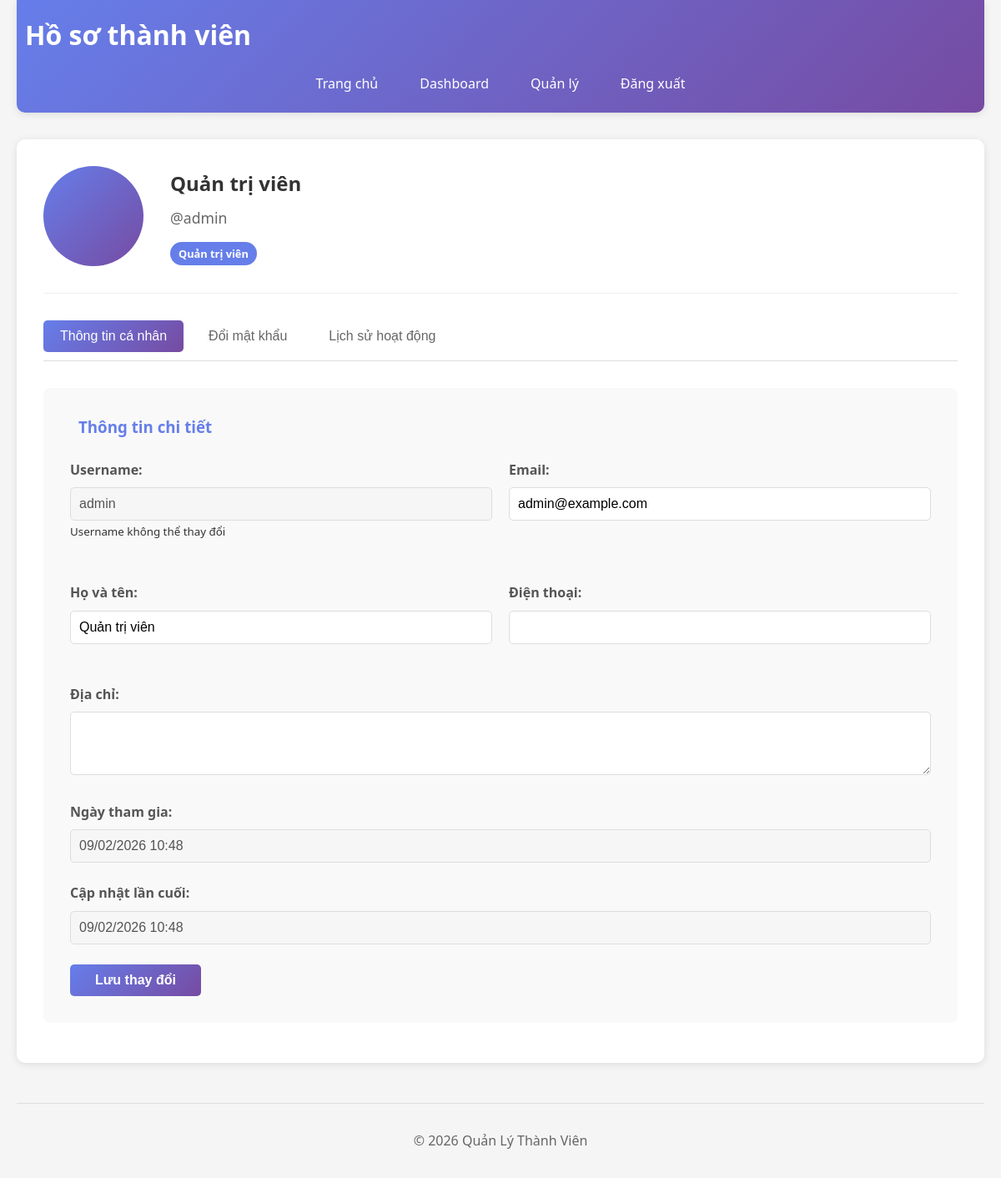
The page /profile.php (signed in) on the database its author committed.
### tables this page shows
CREATE TABLE members (
    id INT AUTO_INCREMENT PRIMARY KEY,
    username VARCHAR(50) NOT NULL UNIQUE,
    email VARCHAR(100) NOT NULL UNIQUE,
    password VARCHAR(255) NOT NULL,
    full_name VARCHAR(100),
    phone VARCHAR(20),
    address TEXT,
    role ENUM('user', 'admin') DEFAULT 'user',
    created_at TIMESTAMP DEFAULT CURRENT_TIMESTAMP,
    updated_at TIMESTAMP DEFAULT CURRENT_TIMESTAMP ON UPDATE CURRENT_TIMESTAMP
);

### includes/functions.php (called while the page is built, shortened)
<?php
function isAdmin() {
    return isset($_SESSION['role']) && $_SESSION['role'] == 'admin';
}
?>

### profile.php (the view, shortened to what this page needs)
<?php
require_once 'includes/config.php';
require_once 'includes/functions.php';
$profile_id = isset($_GET['id']) ? intval($_GET['id']) : $_SESSION['user_id'];
$is_own_profile = ($profile_id == $_SESSION['user_id']);
$can_edit = ($is_own_profile || isAdmin());
$stmt = $pdo->prepare("SELECT * FROM members WHERE id = ?");
$stmt->execute([$profile_id]);
$member = $stmt->fetch();
?>
<!DOCTYPE html>
<html lang="vi">
<head>
    <link rel="stylesheet" href="css/style.css">
</head>
<body>
    <div class="container">
        <header>
            <h1><i class="fas fa-user-circle"></i> Hồ sơ thành viên</h1>
            <nav>
                <a href="index.php">Trang chủ</a>
                <a href="dashboard.php">Dashboard</a>
                <?php if (isAdmin()): ?>
                    <a href="admin.php">Quản lý</a>
                <?php endif; ?>
                <a href="logout.php">Đăng xuất</a>
            </nav>
        </header>
        <main>
            <div class="profile-container">
                <div class="profile-header">
                    <div class="profile-avatar">
                    </div>
                    <div class="profile-info">
                        <h2><?php echo htmlspecialchars($member['full_name']); ?></h2>
                        <p class="profile-username">@<?php echo htmlspecialchars($member['username']); ?></p>
                        <span class="badge <?php echo $member['role'] == 'admin' ? 'badge-admin' : 'badge-user'; ?>">
                            <?php echo $member['role'] == 'admin' ? 'Quản trị viên' : 'Thành viên'; ?>
                        </span>
                    </div>
                </div>
                <div class="profile-tabs">
                    <button class="tab-button active" data-tab="info">Thông tin cá nhân</button>
                    <?php if ($is_own_profile): ?>
                        <button class="tab-button" data-tab="password">Đổi mật khẩu</button>
                    <?php endif; ?>
                    <?php if ($can_edit): ?>
                        <button class="tab-button" data-tab="activity">Lịch sử hoạt động</button>
                    <?php endif; ?>
                </div>
                <div class="tab-content active" id="info-tab">
                    <div class="profile-card">
                        <h3><i class="fas fa-info-circle"></i> Thông tin chi tiết</h3>
                        <?php if ($can_edit): ?>
                        <form method="POST" action="">
                            <div class="form-row">
                                <div class="form-group">
                                    <label for="username">Username:</label>
                                    <input type="text" id="username" value="<?php echo htmlspecialchars($member['username']); ?>" disabled>
                                    <small>Username không thể thay đổi</small>
                                </div>
                                <div class="form-group">
                                    <label for="email">Email:</label>
                                    <input type="email" id="email" name="email" value="<?php echo htmlspecialchars($member['email']); ?>" required>
                                </div>
                            </div>
                            <div class="form-row">
                                <div class="form-group">
                                    <label for="full_name">Họ và tên:</label>
                                    <input type="text" id="full_name" name="full_name" value="<?php echo htmlspecialchars($member['full_name']); ?>" required>
                                </div>
                                <div class="form-group">
                                    <label for="phone">Điện thoại:</label>
                                    <input type="text" id="phone" name="phone" value="<?php echo htmlspecialchars($member['phone']); ?>">
                                </div>
                            </div>
                            <div class="form-group">
                                <label for="address">Địa chỉ:</label>
                                <textarea id="address" name="address" rows="3"><?php echo htmlspecialchars($member['address']); ?></textarea>
                            </div>
                            <div class="form-group">
                                <label>Ngày tham gia:</label>
                                <input type="text" value="<?php echo date('d/m/Y H:i', strtotime($member['created_at'])); ?>" disabled>
                            </div>
                            <div class="form-group">
                                <label>Cập nhật lần cuối:</label>
                                <input type="text" value="<?php echo date('d/m/Y H:i', strtotime($member['updated_at'])); ?>" disabled>
                            </div>
                            <button type="submit" name="update_profile" class="btn btn-primary">
                                <i class="fas fa-save"></i> Lưu thay đổi
                            </button>
                        </form>
                        <?php endif; ?>
                    </div>
                </div>
            </div>
        </main>
        <footer>
            <p>&copy; <?php echo date('Y'); ?> <?php echo SITE_NAME; ?></p>
        </footer>
    </div>
</body>
</html>

### css/style.css (style rules this page uses)
* { margin: 0; padding: 0; box-sizing: border-box; }
body { font-family: 'Segoe UI', Tahoma, Geneva, Verdana, sans-serif; line-height: 1.6; color: #333; background-color: #f5f5f5; }
.container { max-width: 1200px; margin: 0 auto; padding: 0 20px; }
header { background: linear-gradient(135deg, #667eea 0%, #764ba2 100%); color: white; padding: 1rem 0; margin-bottom: 2rem; border-radius: 0 0 10px 10px; box-shadow: 0 2px 10px rgba(0,0,0,0.1); }
header h1 { display: flex; align-items: center; gap: 10px; margin-bottom: 1rem; text-align: center; }
nav { display: flex; justify-content: center; gap: 20px; flex-wrap: wrap; }
nav a { color: white; text-decoration: none; padding: 5px 15px; border-radius: 5px; transition: background 0.3s; }
main { min-height: 70vh; }
.form-group { margin-bottom: 1.5rem; }
.form-group label { display: block; margin-bottom: 0.5rem; font-weight: 600; color: #555; }
.form-group input, .form-group select, .form-group textarea { width: 100%; padding: 10px; border: 1px solid #ddd; border-radius: 5px; font-size: 1rem; transition: border 0.3s; }
.btn { display: inline-block; padding: 10px 30px; border: none; border-radius: 5px; font-size: 1rem; font-weight: 600; cursor: pointer; text-decoration: none; transition: all 0.3s; text-align: center; }
.btn-primary { background: linear-gradient(135deg, #667eea 0%, #764ba2 100%); color: white; }
.badge { padding: 5px 10px; border-radius: 20px; font-size: 0.8rem; font-weight: 600; }
.badge-admin { background-color: #667eea; color: white; }
footer { text-align: center; padding: 2rem 0; margin-top: 3rem; color: #666; border-top: 1px solid #ddd; }
.profile-container { background: white; border-radius: 10px; padding: 2rem; box-shadow: 0 2px 10px rgba(0,0,0,0.1); }
.profile-header { display: flex; align-items: center; gap: 2rem; margin-bottom: 2rem; padding-bottom: 2rem; border-bottom: 1px solid #eee; }
.profile-avatar { width: 120px; height: 120px; border-radius: 50%; background: linear-gradient(135deg, #667eea 0%, #764ba2 100%); display: flex; align-items: center; justify-content: center; color: white; }
.profile-info h2 { color: #333; margin-bottom: 0.5rem; }
.profile-username { color: #666; font-size: 1.1rem; margin-bottom: 1rem; }
.profile-tabs { display: flex; gap: 10px; margin-bottom: 2rem; border-bottom: 1px solid #ddd; padding-bottom: 10px; }
.tab-button { padding: 10px 20px; background: none; border: none; border-radius: 5px; font-size: 1rem; cursor: pointer; transition: all 0.3s; color: #666; }
.tab-button.active { background: linear-gradient(135deg, #667eea 0%, #764ba2 100%); color: white; }
.tab-content { display: none; }
.tab-content.active { display: block; animation: fadeIn 0.5s; }
.profile-card { background: #f9f9f9; border-radius: 8px; padding: 2rem; margin-bottom: 1rem; }
.profile-card h3 { color: #667eea; margin-bottom: 1.5rem; display: flex; align-items: center; gap: 10px; }
.form-row { display: grid; grid-template-columns: 1fr 1fr; gap: 20px; margin-bottom: 1.5rem; }

### rows shown on the page
members: full_name "Quản trị viên", username "admin", email "admin@example.com", created_at "09/02/2026 10:48", updated_at "09/02/2026 10:48"

### other values the page prints
SITE_NAME "Quản Lý Thành Viên"
